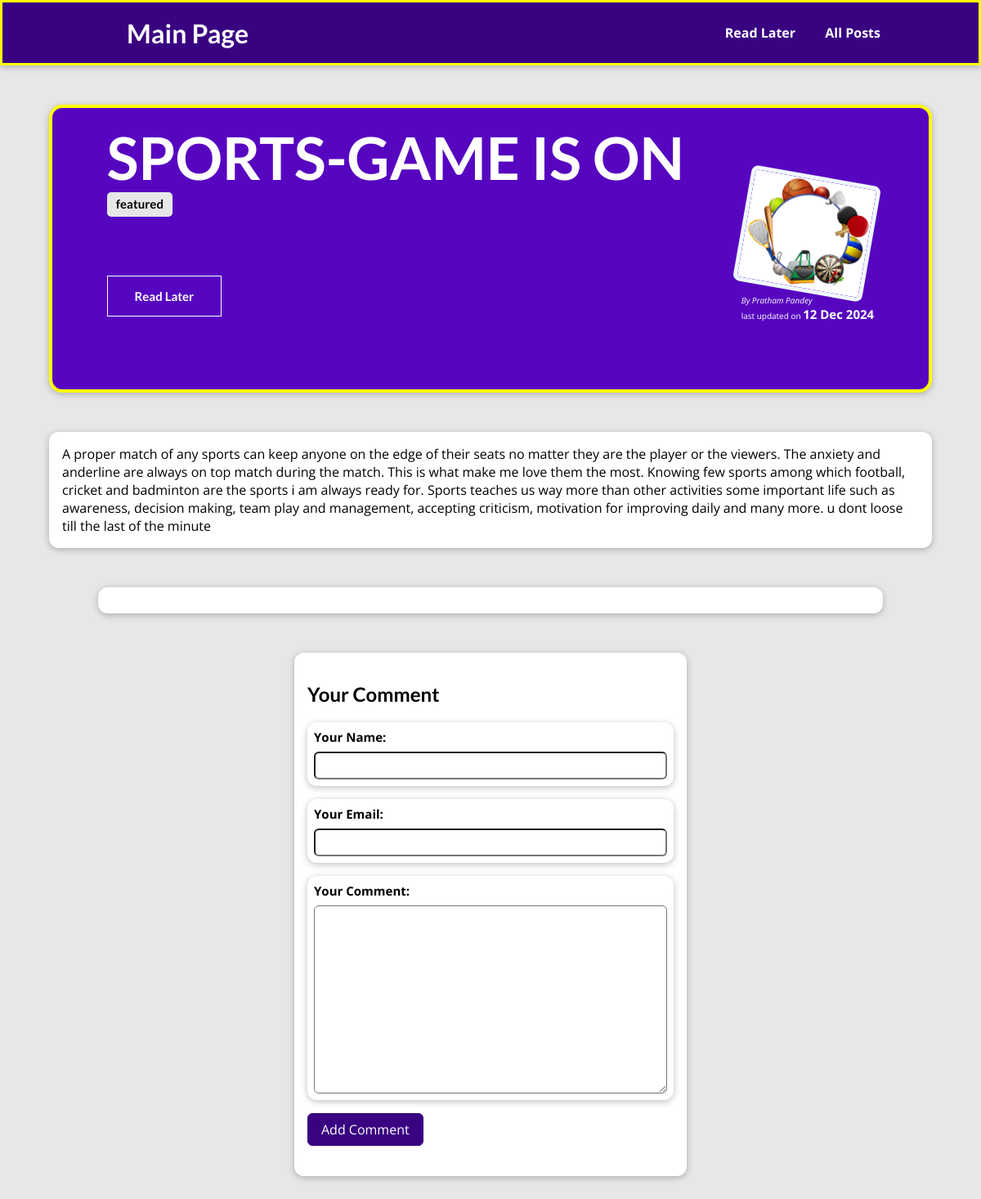
Page /posts/lets-Play/ on the earlier database version.
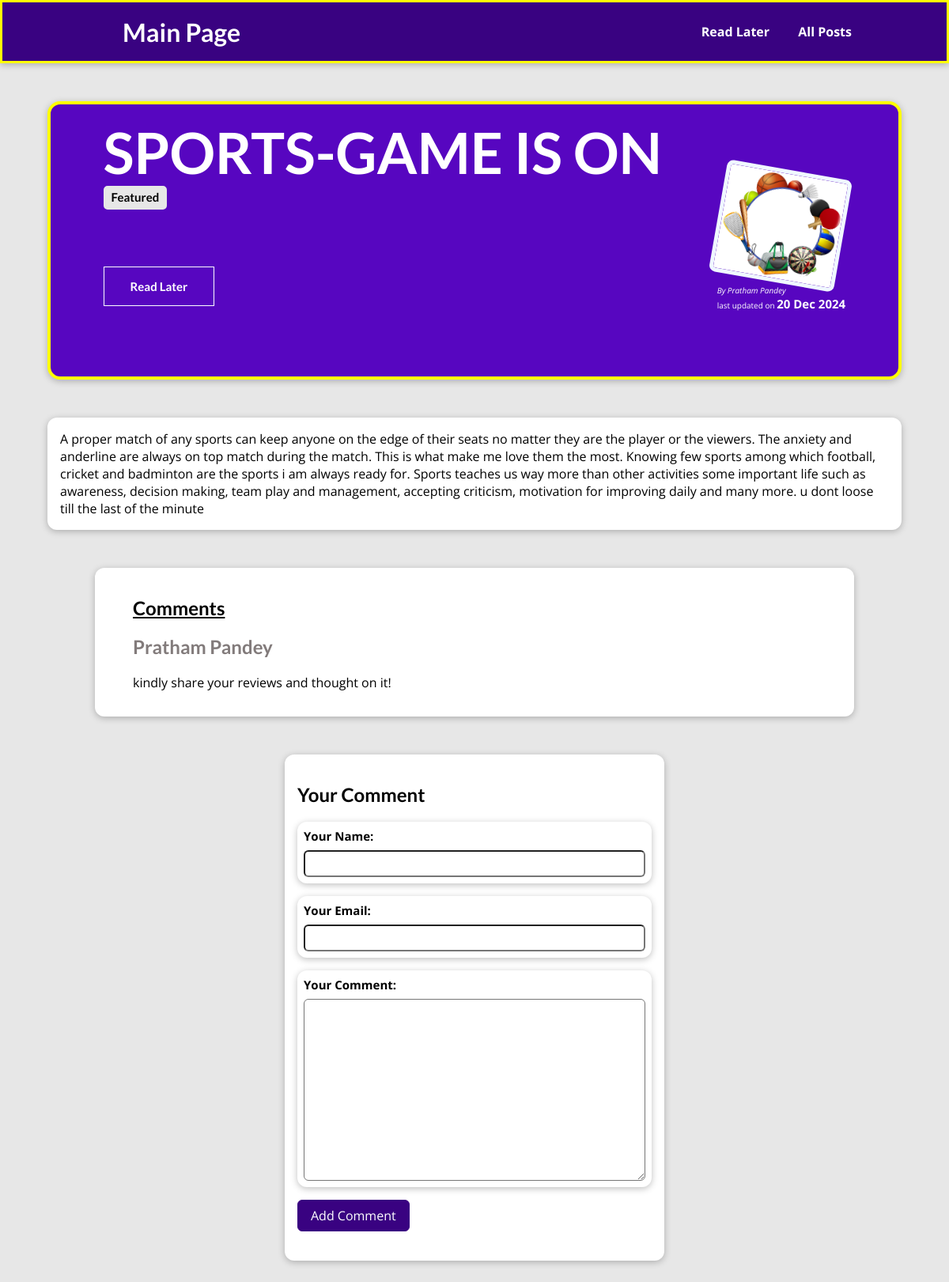
Same page on the later database version.
### blog/models.py (models this page shows, shortened)
class Post(models.Model):
    title=models.CharField(max_length=150)
    excerpt=models.CharField(max_length=200)
    image_name=models.ImageField(upload_to="posts", null=True)
    date=models.DateField(auto_now=True)
    slug=models.SlugField(unique=True, db_index=True)
    content=models.TextField(validators=[MinLengthValidator(10)])
    author=models.ForeignKey(Author, on_delete=models.SET_NULL,null=True, related_name="posts")
    tags=models.ManyToManyField(Tag)

class Tag(models.Model):
    caption=models.CharField(max_length=20)

class Author(models.Model):
    first_name=models.CharField(max_length=100)
    last_name=models.CharField(max_length=100)
    email_address=models.EmailField()
    def full_name(self):
        return f"{self.first_name} {self.last_name}"
    def __str__(self):
        return self.full_name()

class Comment(models.Model):
    user_name= models.CharField( max_length=100)
    user_email=models.EmailField()
    text=models.TextField(max_length=400)
    post=models.ForeignKey(Post, on_delete=models.CASCADE, related_name="comments")

### blog/views.py (the view, shortened to what this page needs)
# urls.py: path("posts/<slug:slug>/",views.SinglePostView.as_view(), name="post-detail-page"),
class SinglePostView(View):
    def is_stored_post(self, request, post_id):
        stored_posts=request.session.get("stored_posts")
        if stored_posts is not None:
            is_saved_for_later=post_id in stored_posts
        else:
            is_saved_for_later=False
        return is_saved_for_later
    def get(self, request, slug):
            post=Post.objects.get(slug=slug)
            context={
                 "post": post,
                 "post_tags": post.tags.all(),
                 "comment_form": CommentForm(),
                 "comments": post.comments.all().order_by("-id"),
                 "saved_for_later": self.is_stored_post(request, post.id)
            }
            return render(request, "blog/post-detail.html", context)

### blog/froms.py
class CommentForm(forms.ModelForm):
    class Meta:
        model=Comment
        exclude=["post"]
        labels={
            "user_name":"Your Name",
            "user_email":"Your Email",
            "text":"Your Comment",
        }

### blog/templates/blog/post-detail.html (shortened to what this page needs)
 {% extends "base.html" %}
 {% load static %}
{%block css_files %}
 <link rel=stylesheet href="{% static "blog/post-detail.css"%}"/>
{%endblock%}
{%block content %}
 <section id="summary">
    <h2>
            {{ post.title }}
            {% for tag in post.tags.all %}
            <span class="tacp">{{ tag.caption }}</span>
            {% endfor %}
         <div id="read-later">
              <form action="{% url "read-later"%}" method="POST">
              <button>
               {% if saved_for_later %}
                 Remove Read later
               {% else %}
               Read Later
               {% endif %}
               </button>
              </form>
         </div>
    </h2>
    <article id="mount">
        <img  src="{{post.image_name.url}}" alt="{{post.title}}"  />
        <address>By <a href="mailto:{{post.author.email_address}}"> {{post.author}}</a></address>
        <div id="imdres">
            last updated on <time> <span class="bold"> {{post.date|date:"d M Y"}} </span></time>
        </div>
    </article>
 </section>
 <main>
    {{post.content}}
 </main>
 <section id="comments">
    <ul>
        {% for comment in comments %}
        <li>
            <h1>Comments</h1>
             <h2>{{comment.user_name  }}</h2>
             <p>{{comment.text|linebreaks}}</p>
        </li>
        {% endfor %}
    </ul>
 </section>
  <section  id="macm">
    <h2>Your Comment</h2>
   <form   action="{% url 'post-detail-page' post.slug %}" method="post">
     {% for form_field in comment_form %}
      <div class="form-control {%if form_field.errors %}invalid{% endif %}">
        {{form_field.label_tag}}
        {{form_field}}
     </div>
     {% endfor %}
    <button>Add Comment</button>
    </form>
  </section>
{% endblock %}

### templates/base.html (shortened to what this page needs)
{% load static %}
<!DOCTYPE html>
<html lang="en">
 <head>
   <link rel="stylesheet" href="{% static "app.css" %}">
    {%block css_files %}{%endblock%}
 </head>
 <body>
   <header id="main-navigation">
      <h1><a href="{% url "starting-page" %}">Main Page </a></h1>
      <nav>
         <a href="{% url "read-later" %}">Read Later</a>
         <a href="{% url "posts-page" %}">All Posts</a></nav>
    </header>
    {%block content %}
    {%endblock%}
 </body>
</html>

### static/app.css (style rules this page uses)
* { box-sizing: border-box; }
html { font-family: 'Open Sans', 'Lato', sans-serif; }
body { margin: 0; }
h1, h2, h3 { font-family: 'Lato', sans-serif; font-weight: bold; }
#main-navigation { width: 100%; height: 5rem; display: flex; justify-content: space-between; align-items: center; padding: 0 10%; position: absolute; top: 0; left: 0; }
#main-navigation a { text-decoration: none; color: white; font-weight: bold; margin-left: 2rem ; }

### blog/static/blog/post-detail.css (style rules this page uses)
body { background-color: #e7e7e7; }
#main-navigation { background-color: #390281; box-shadow: 0 2px 8px rgba(0, 0, 0, 0.25); }
#summary a { color: white; text-decoration: none; }
#summary h2 { color: white; font-size: 4.5rem; margin-top: 0.25rem ; }
#main-navigation { background-color: #390281; box-shadow: 0 2px 8px rgba(0, 0, 0, 0.25); border-color: yellow; border-style: solid; border-width: 3px; }
#summary { margin: 8rem auto 3rem auto; padding: 2rem; width: 90%; max-width: 90rem; border-radius: 16px; background-color: #5706c0; border-color: yellow; border-style: solid; border-width: 4px; position: relative; box-shadow: 0 2px 8px rgba(0, 0, 0, 0.25); height: 22rem; display: flex; align-items: center; justify-content: space-around; }
#mount { color: white; font-size: 10px; }
.bold { font-weight: bold; font-size: 15px; }
#summary h2 { color: white; font-size: 4.5rem; width: fit-content; }
#summary img { width: 10rem; height: auto; border-radius: 8px; transform: rotateZ(10deg); border-color: aliceblue; border-width: 5px; border-style: solid; }
main { width: 90%; max-width: 90rem; margin: 3rem auto; background-color: white; padding: 1rem; border-radius: 12px; box-shadow: 0 2px 8px rgba(0, 0, 0, 0.25); }
#summary h2 span.tacp { display: flex; justify-content: space-around; width: 80px; height: 30px; border-style: solid; border-width: 3px; border-radius: 5px; font-size: 15px ; color:black; border-color: #e7e7e7; background-color: #e7e7e7; padding: 2px 2px 2px 2px; }
.form-control { margin-bottom: 1rem; padding: 2rem; }
.form-control label { display: block; font-weight: bold; margin-bottom: 0.5rem; font-size: 15px; }
.form-control input, .form-control textarea { width: 100%; font: inherit; padding: 0.25rem; border-radius: 6px; }
div.form-control { margin-top: 3rem; max-height:95%; margin: 1rem auto; background-color: white; padding: 0.5rem; border-radius: 12px; box-shadow: 0 2px 8px rgba(0, 0, 0, 0.25); display: flex; flex-direction: column; }
#macm button { background-color: #390281; color: white; border: 1px solid #390281; padding: 0.5rem 1rem; border-radius: 6px; cursor: pointer; font: inherit; }
#macm { margin: 3rem auto; width: 90%; max-width: 30rem; height: 40rem; border-radius: 12px; box-shadow: 0 2px 8px rgba(0, 0, 0, 0.25); background-color: white; padding: 1rem; }
#comments { margin: 3rem auto; width: 90%; max-width: 60rem; border-radius: 12px; background-color: white; box-shadow: 0 2px 8px rgba(0, 0, 0, 0.25); padding: 1rem 2rem; }
#comments ul { list-style: none; margin:0; padding:0; }
#comments li { margin: 1rem; border-bottom: 2px solid #ccc; }
#comments li:last-of-type { border-bottom: none; }
#comments h2 { color: rgb(130, 123, 123); }
#comments h1 { text-decoration-line: underline; color: black; }
#read-later { margin: 2rem 0; width: 150px; height: 75px; }
#read-later button { background-color: transparent; border:1px solid white; padding: 0.5rem 2rem; font: inherit; color: white; cursor: pointer; width: 140px; height: 50px; font-size: 15px; }

Differences in the rows shown:
changed Post "SPORTS-GAME IS ON": date "12 Dec 2024" → "20 Dec 2024"
changed Tag: caption "featured" → "Featured"
added Comment: user_name "Pratham Pandey", text "kindly share your reviews and thought on it!"
